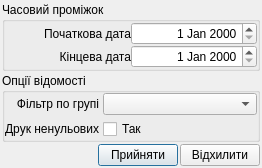
<?xml version="1.0" encoding="UTF-8"?>
<ui version="4.0">
 <class>UDialog_dateGroupIdFilter</class>
 <widget class="QDialog" name="UDialog_dateGroupIdFilter">
  <property name="geometry">
   <rect>
    <x>0</x>
    <y>0</y>
    <width>262</width>
    <height>165</height>
   </rect>
  </property>
  <property name="windowTitle">
   <string>Фільтр друку</string>
  </property>
  <layout class="QVBoxLayout" name="verticalLayout_2">
   <property name="spacing">
    <number>2</number>
   </property>
   <property name="margin">
    <number>2</number>
   </property>
   <item>
    <widget class="QGroupBox" name="groupBox_time">
     <property name="title">
      <string>Часовий проміжок</string>
     </property>
     <layout class="QVBoxLayout" name="verticalLayout">
      <property name="spacing">
       <number>0</number>
      </property>
      <property name="margin">
       <number>0</number>
      </property>
      <item>
       <layout class="QGridLayout" name="gridLayout">
        <item row="0" column="0">
         <widget class="QLabel" name="label_begDate">
          <property name="text">
           <string>Початкова дата</string>
          </property>
          <property name="alignment">
           <set>Qt::AlignRight|Qt::AlignTrailing|Qt::AlignVCenter</set>
          </property>
         </widget>
        </item>
        <item row="0" column="1">
         <widget class="QDateEdit" name="dateEdit_begDate">
          <property name="alignment">
           <set>Qt::AlignRight|Qt::AlignTrailing|Qt::AlignVCenter</set>
          </property>
         </widget>
        </item>
        <item row="1" column="0">
         <widget class="QLabel" name="label_endDate">
          <property name="text">
           <string>Кінцева дата</string>
          </property>
          <property name="alignment">
           <set>Qt::AlignRight|Qt::AlignTrailing|Qt::AlignVCenter</set>
          </property>
         </widget>
        </item>
        <item row="1" column="1">
         <widget class="QDateEdit" name="dateEdit_endDate">
          <property name="alignment">
           <set>Qt::AlignRight|Qt::AlignTrailing|Qt::AlignVCenter</set>
          </property>
         </widget>
        </item>
       </layout>
      </item>
     </layout>
    </widget>
   </item>
   <item>
    <widget class="QGroupBox" name="groupBox_vidOptions">
     <property name="title">
      <string>Опції відомості</string>
     </property>
     <layout class="QGridLayout" name="gridLayout_2">
      <property name="margin">
       <number>0</number>
      </property>
      <property name="spacing">
       <number>4</number>
      </property>
      <item row="0" column="0">
       <widget class="QLabel" name="label_groupFilter">
        <property name="text">
         <string>Фільтр по групі</string>
        </property>
        <property name="alignment">
         <set>Qt::AlignRight|Qt::AlignTrailing|Qt::AlignVCenter</set>
        </property>
       </widget>
      </item>
      <item row="0" column="1">
       <widget class="QComboBox" name="comboBox_groupFilter">
        <property name="sizePolicy">
         <sizepolicy hsizetype="Expanding" vsizetype="Fixed">
          <horstretch>0</horstretch>
          <verstretch>0</verstretch>
         </sizepolicy>
        </property>
       </widget>
      </item>
      <item row="1" column="0">
       <widget class="QLabel" name="label_printNotNull">
        <property name="text">
         <string>Друк ненульових</string>
        </property>
        <property name="alignment">
         <set>Qt::AlignRight|Qt::AlignTrailing|Qt::AlignVCenter</set>
        </property>
       </widget>
      </item>
      <item row="1" column="1">
       <widget class="QCheckBox" name="checkBox_printNotNull">
        <property name="text">
         <string>Так</string>
        </property>
       </widget>
      </item>
     </layout>
    </widget>
   </item>
   <item>
    <layout class="QHBoxLayout" name="horizontalLayout">
     <property name="spacing">
      <number>2</number>
     </property>
     <item>
      <spacer name="horizontalSpacer">
       <property name="orientation">
        <enum>Qt::Horizontal</enum>
       </property>
       <property name="sizeHint" stdset="0">
        <size>
         <width>40</width>
         <height>20</height>
        </size>
       </property>
      </spacer>
     </item>
     <item>
      <widget class="QPushButton" name="pushButton_accept">
       <property name="text">
        <string>Прийняти</string>
       </property>
       <property name="icon">
        <iconset resource="../images/images_sklad.qrc">
         <normaloff>:/pictures/button_ok.png</normaloff>:/pictures/button_ok.png</iconset>
       </property>
      </widget>
     </item>
     <item>
      <widget class="QPushButton" name="pushButton_reject">
       <property name="text">
        <string>Відхилити</string>
       </property>
       <property name="icon">
        <iconset resource="../images/images_sklad.qrc">
         <normaloff>:/pictures/button_cancel.png</normaloff>:/pictures/button_cancel.png</iconset>
       </property>
      </widget>
     </item>
    </layout>
   </item>
  </layout>
 </widget>
 <resources>
  <include location="../images/images_sklad.qrc"/>
 </resources>
 <connections/>
</ui>
